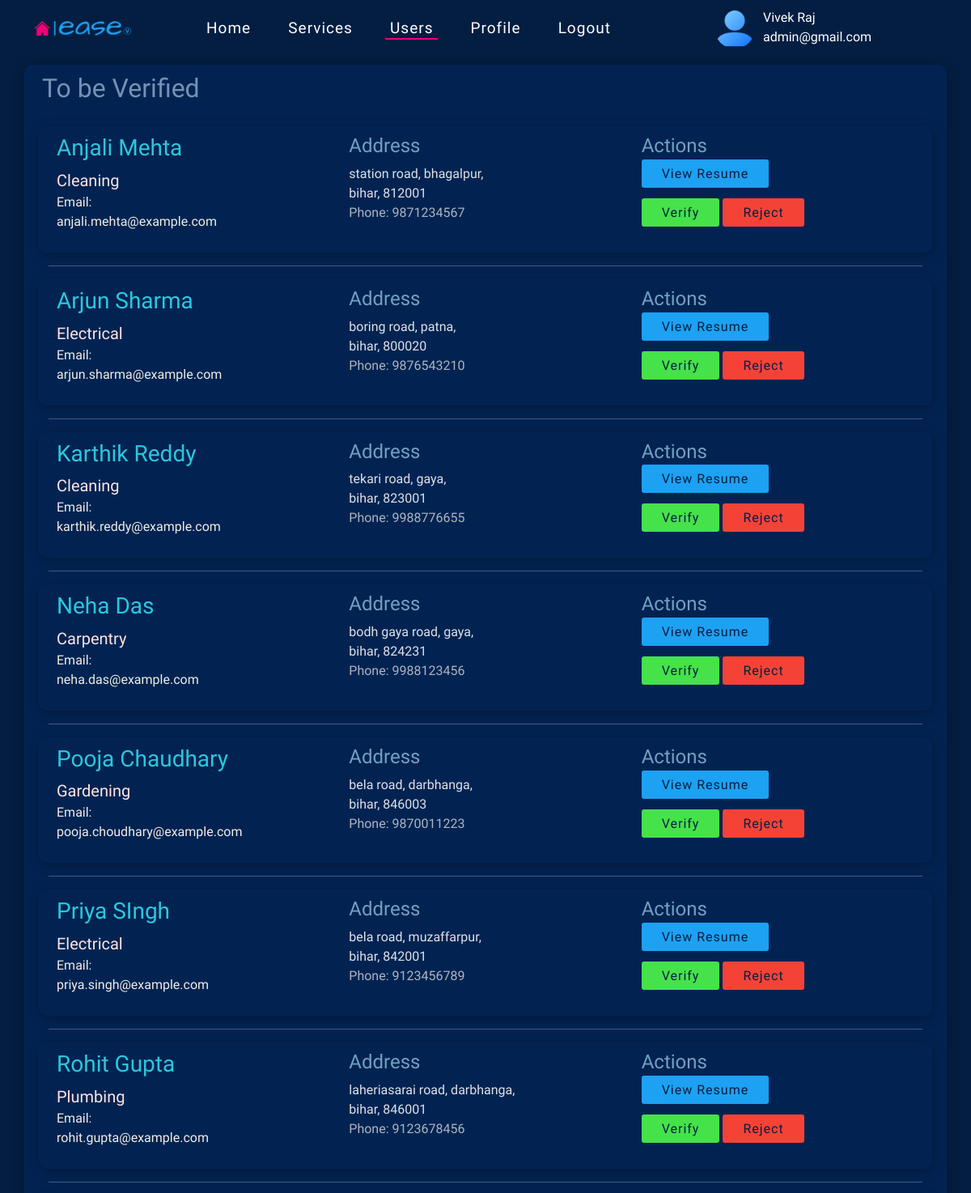
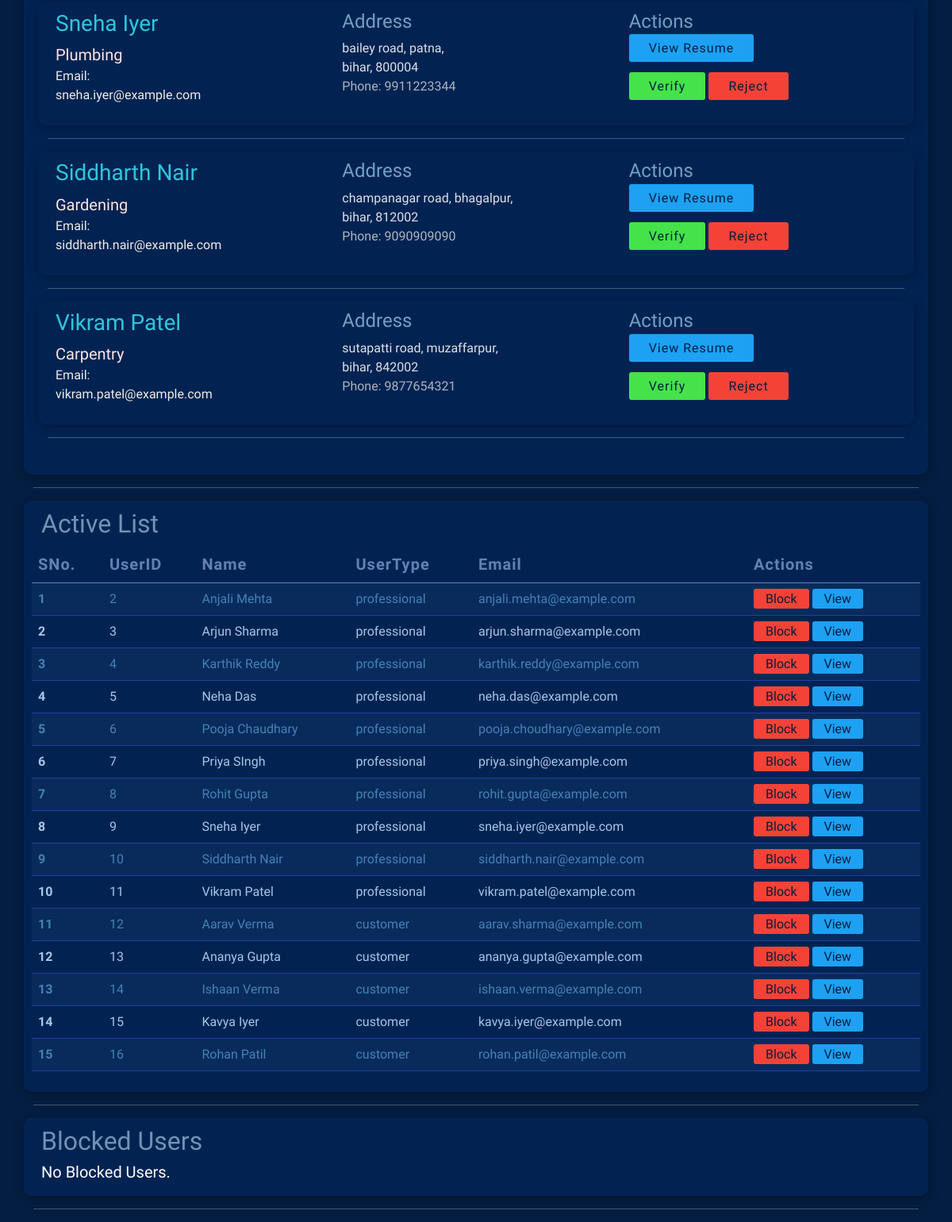
/HomeEase/admin/1/manage_users (signed in), run on the app's committed database (2 pictures, top to bottom).
### app.py (models this page shows)
class Admin(db.Model):
    id = db.Column(db.Integer, primary_key=True)
    user_id = db.Column(db.Integer, db.ForeignKey('user.id'), nullable=False)
    fname = db.Column(db.String(20), nullable=False)
    lname = db.Column(db.String(20), nullable=True)
    picture = db.Column(db.LargeBinary, nullable=True)

class User(db.Model,UserMixin):
    id = db.Column(db.Integer, primary_key=True)
    email = db.Column(db.String(50), unique=True, nullable=False)
    password = db.Column(db.String(150), nullable=False)
    created_at = db.Column(db.DateTime, default=datetime.now())
    active = db.Column(db.Boolean, default=True)
    role_id = db.Column(db.Integer, db.ForeignKey('role.id'), nullable=False)
    admin = db.relationship('Admin', backref='user', uselist=False, lazy=True)
    customer = db.relationship('Customer', backref='user', uselist=False, lazy=True)
    professional = db.relationship('Professional', backref='user', uselist=False, lazy=True)
    address = db.relationship('Address', backref='user', uselist=False, lazy=True)

class Professional(db.Model):
    id = db.Column(db.Integer, primary_key=True)
    user_id = db.Column(db.Integer, db.ForeignKey('user.id'), nullable=False)
    fname = db.Column(db.String(20), nullable=False)
    lname = db.Column(db.String(20), nullable=True)
    phone_no = db.Column(db.String(15), nullable=False)
    service_type = db.Column(db.String(20), nullable=False)
    resume = db.Column(db.LargeBinary, nullable=False)
    experience = db.Column(db.Integer, nullable=False)
    picture = db.Column(db.LargeBinary, nullable=True)
    is_verified = db.Column(db.Boolean, default=False)

class Address(db.Model):
    id = db.Column(db.Integer, primary_key=True)
    user_id = db.Column(db.Integer, db.ForeignKey('user.id'), nullable=False)
    state = db.Column(db.String(20), nullable=False)
    city = db.Column(db.String(20), nullable=False)
    street = db.Column(db.String(50), nullable=False)
    zipcode = db.Column(db.String(10), nullable=False)

class Role(db.Model):
    id = db.Column(db.Integer, primary_key=True)
    name = db.Column(db.String(255), unique=True, nullable=False)
    description = db.Column(db.String(255), nullable=True)
    user = db.relationship('User', backref='role', lazy=True)

class Customer(db.Model):
    id = db.Column(db.Integer, primary_key=True)
    user_id = db.Column(db.Integer, db.ForeignKey('user.id'), nullable=False)
    fname = db.Column(db.String(20), nullable=False)
    lname = db.Column(db.String(20), nullable=True)
    phone_no = db.Column(db.String(15), nullable=False)
    picture = db.Column(db.LargeBinary, nullable=True)

### app.py (the view, shortened to what this page needs)
@HomeEase.route('/HomeEase/admin/<int:id>/manage_users')
@login_required
def manage_users(id):
    un_verified = Professional.query.filter_by(is_verified=0).all()
    un_verified_list=[]
    for prof in un_verified:
        user = User.query.filter_by(id=prof.user_id).first_or_404()
        if user.active:
            adrs = Address.query.filter_by(user_id=prof.user_id).first_or_404()
            prof_dict={
            "id":user.id,"service_type":prof.service_type,
            "fname":prof.fname, "lname":prof.lname, "email":user.email,
            "phone":prof.phone_no, "state":adrs.state, "city":adrs.city,
            "street":adrs.street, "zipcode":adrs.zipcode,
            }
            un_verified_list.append(prof_dict)
    active_list = []
    for user in User.query.filter_by(active=1).all():
        if user.role.name=='professional':
            prof = Professional.query.filter_by(user_id=user.id).first_or_404()
            userData={"id":user.id, "fname":prof.fname, "lname":prof.lname, "email":user.email, "user_type":user.role.name}
            active_list.append(userData)
        elif user.role.name == 'customer':
            cust = Customer.query.filter_by(user_id=user.id).first_or_404()
            userData={"id":user.id, "fname":cust.fname, "lname":cust.lname, "email":user.email, "user_type":user.role.name}
            active_list.append(userData)
    block_list = []
    return render_template("/Admin/manage_users.html", admin=get_admin(id), un_verified=un_verified_list, actives=active_list, blocks=block_list)

### app.py (called while the page is built)
@login_manager.user_loader
def load_user(user_id):
    return User.query.get(int(user_id))

def get_admin(id):
    user_admin = User.query.filter_by(id=id).first_or_404()
    admin_detail = Admin.query.filter_by(user_id=id).first_or_404()
    picture_base64=''
    if admin_detail.picture:
        picture_base64 = base64.b64encode(admin_detail.picture).decode('utf-8')
    adminData = {"admin":user_admin, "adminDetail":admin_detail, "picture":picture_base64, "mimetype":'image/png'}
    return adminData

### templates/Admin/manage_users.html (shortened to what this page needs)
{% extends "/Admin/home.html" %}
{% block nav %}
<a href="{{url_for('admin_home',id=admin.admin.id)}}" class="link">Home</a>
<a href="{{url_for('services',id=admin.admin.id)}}" class="link">Services</a>
<a href="{{url_for('manage_users',id=admin.admin.id)}}" id="current-link">Users</a>
<a href="{{url_for('admin_profile',id=admin.admin.id)}}" class="link">Profile</a>
<a href="{{url_for('logout')}}" class="link">Logout</a>
{% endblock %}
{% block main_content %}
<div class="row" id="unverified">
    <h2>To be Verified</h2>
    <div class="col-12 main-box">
        {% if un_verified | length != 0 %}
        {% for prof in un_verified %}
        <div class="row box">
            <div class="col-sm-4">
                <h3 style="color: #2cc7dc;">{{prof.fname}} {{prof.lname}}</h3>
                <p style="color: #f0eee4;">
                    <span style="color: #ffe4e1;text-transform: capitalize; font-weight: 500;font-size: 20px;">{{prof.service_type}}</span><br>
                    <span>Email:</span><br>
                    <span>{{prof.email}}</span>
                </p>
            </div>
            <div class="col-sm-4">
                <h4 style="color: #72A0C1;">Address</h4>
                <p style="color: #dee2e6;">
                    {{prof.street}}, {{prof.city}}, <br> {{prof.state}}, {{prof.zipcode}} <br>
                    <span style="color: #adb5bd;">Phone: {{prof.phone}}</span>
                </p>
            </div>
            <div class="col-sm-4">
                <h4 style="color: #72A0C1;">Actions</h4>
                <a href="{{url_for('view_resume',id=admin.admin.id,prof_id=prof.id)}}">View Resume</a> <br><br>
                <a href="{{url_for('verify_professional',id=admin.admin.id,prof_id=prof.id)}}" style="background-color: #45e24a;">Verify</a>
                <a href="{{url_for('reject_professional',id=admin.admin.id,prof_id=prof.id)}}" style="background-color: #f44336;">Reject</a>
            </div>
        </div>
        <hr>
        {% endfor %}
        {% else %}
        <h5>All are Verified</h5>
        <hr>
        {% endif %}
    </div>
</div>
<hr>
<div class="row" id="activeTable">
    <h2>Active List</h2>
    {% if actives | length != 0 %}
    <table class="table" style="color: #fff;">
        <thead>
          <tr>
            <th>SNo.</th>
            <th>UserID</th>
            <th>Name</th>
            <th>UserType</th>
            <th>Email</th>
            <th>Actions</th>
          </tr>
        </thead>
        <tbody>
          {% for active in actives %}
          <tr>
            <th>{{loop.index}}</th>
            <td>{{active.id}}</td>
            <td>{{active.fname}} {{active.lname}}</td>
            <td>{{active.user_type}}</td>
            <td>{{active.email}}</td>
            <td><a href="{{url_for('block_user',id=admin.admin.id,user_id=active.id)}}" style="background-color: #f44336;">Block</a>
                <a href="{{url_for('view_user',id=admin.admin.id,user_id=active.id)}}" style="background-color: #1da1f2;">View</a></td>
          </tr>
          {% endfor %}
        </tbody>
      </table>
      {% else %}
      <h5>No Active Users.</h5>
      {% endif %}
</div>
<hr>
<div class="row" id="activeTable">
  <h2>Blocked Users</h2>
  {% if blocks | length != 0 %}
  <table class="table" style="color: #fff;">
      <thead>
        <tr>
          <th>SNo.</th>
          <th>UserID</th>
          <th>Name</th>
          <th>UserType</th>
          <th>Email</th>
          <th>Actions</th>
        </tr>
      </thead>
      <tbody>
        {% for block in blocks %}
        <tr>
          <th>{{loop.index}}</th>
          <td>{{block.id}}</td>
          <td>{{block.fname}} {{block.lname}}</td>
          <td>{{block.user_type}}</td>
          <td>{{block.email}}</td>
          <td><a href="{{url_for('unblock_user',id=admin.admin.id,user_id=block.id)}}" style="background-color: #45e24a;">Unblock</a>
              <a href="{{url_for('view_user',id=admin.admin.id,user_id=block.id)}}" style="background-color: #1da1f2;" >View</a></td>
        </tr>
        {% endfor %}
      </tbody>
    </table>
    {% else %}
    <h5>No Blocked Users.</h5>
    {% endif %}
</div>
<hr>
{% endblock %}

### templates/Admin/home.html (shortened to what this page needs)
<!DOCTYPE html>
<html lang="en">
<head>
    <link href="https://cdn.jsdelivr.net/npm/bootstrap@5.0.2/dist/css/bootstrap.min.css" rel="stylesheet">
    <link rel="stylesheet" href="/static/admin.css">
</head>
<body>
    <div class="container">
        <div class="row" id="nav">
            <div class="col-sm-2" id="logo">
                <img src="/static/HomeEase4.png" alt="" width="120">
            </div>
            <div class="col-sm-6" id="link">
                {% block nav %}{% endblock %}
            </div>
            <div class="col-sm-4" id="profile">
                <div id="profile-box">
                    <div id="profile-img">
                        {% block profile_img %}
                        {% if admin.picture %}
                        <img alt="Profile Picture" width="50" height="50">
                        {% else %}
                        <img src="/static/user.png" alt="" width="50" height="50">
                        {% endif %}
                        {% endblock %}
                    </div>
                    <div id="profile-text">
                        {% block name_mail %}
                        <p>{{admin.adminDetail.fname}} {{admin.adminDetail.lname}}<br>{{admin.admin.email}}</span></p>
                        {% endblock %}
                    </div>
                </div>
            </div>
        </div>
        {% block main_content %}
        {% endblock %}
    </div>
</body>
</html>

### static/admin.css (style rules this page uses)
body { background-color: #041E42; color: #FFF; font-family: suse; }
.container { margin-top: 10px; }
#logo { display: flex; align-items: center; }
th, td { padding: 12px; text-align: left; border-bottom: 1px solid rgb(40, 59, 164); }

### data on the page
Admin: adminDetail.fname "Vivek", adminDetail.lname "Raj"
User: admin.email "admin@gmail.com"
Professional: fname "Anjali", lname "Mehta", service_type "Cleaning", phone "9871234567", fname "Anjali", lname "Mehta"
User: email "anjali.mehta@example.com", email "anjali.mehta@example.com"
Address: street "station road", city "bhagalpur", state "bihar", zipcode "812001"
Professional: fname "Arjun", lname "Sharma", service_type "Electrical", phone "9876543210", fname "Arjun", lname "Sharma"
User: email "arjun.sharma@example.com", email "arjun.sharma@example.com"
Address: street "boring road", city "patna", state "bihar", zipcode "800020"
Professional: fname "Karthik", lname "Reddy", service_type "Cleaning", phone "9988776655", fname "Karthik", lname "Reddy"
User: email "karthik.reddy@example.com", email "karthik.reddy@example.com"
Address: street "tekari road", city "gaya", state "bihar", zipcode "823001"
Professional: fname "Neha", lname "Das", service_type "Carpentry", phone "9988123456", fname "Neha", lname "Das"
User: email "neha.das@example.com", email "neha.das@example.com"
Address: street "bodh gaya road", city "gaya", state "bihar", zipcode "824231"
Professional: fname "Pooja", lname "Chaudhary", service_type "Gardening", phone "9870011223", fname "Pooja", lname "Chaudhary"
User: email "pooja.choudhary@example.com", email "pooja.choudhary@example.com"
Address: street "bela road", city "darbhanga", state "bihar", zipcode "846003"
Professional: fname "Priya", lname "SIngh", service_type "Electrical", phone "9123456789", fname "Priya", lname "SIngh"
User: email "priya.singh@example.com", email "priya.singh@example.com"
Address: street "bela road", city "muzaffarpur", state "bihar", zipcode "842001"
Professional: fname "Rohit", lname "Gupta", service_type "Plumbing", phone "9123678456", fname "Rohit", lname "Gupta"
User: email "rohit.gupta@example.com", email "rohit.gupta@example.com"
Address: street "laheriasarai road", city "darbhanga", state "bihar", zipcode "846001"
Professional: fname "Sneha", lname "Iyer", service_type "Plumbing", phone "9911223344", fname "Sneha", lname "Iyer"
User: email "sneha.iyer@example.com", email "sneha.iyer@example.com"
Address: street "bailey road", city "patna", state "bihar", zipcode "800004"
Professional: fname "Siddharth", lname "Nair", service_type "Gardening", phone "9090909090", fname "Siddharth", lname "Nair"
User: email "siddharth.nair@example.com", email "siddharth.nair@example.com"
Address: street "champanagar road", city "bhagalpur", state "bihar", zipcode "812002"
Professional: fname "Vikram", lname "Patel", service_type "Carpentry", phone "9877654321", fname "Vikram", lname "Patel"
User: email "vikram.patel@example.com", email "vikram.patel@example.com"
Address: street "sutapatti road", city "muzaffarpur", state "bihar", zipcode "842002"
Role: user_type "professional" "professional" "professional" "professional" "professional" "professional" "professional" "professional" "professional" "professional"
Customer: fname "Aarav", lname "Verma"
Role: user_type "customer" "customer" "customer" "customer" "customer"
User: email "aarav.sharma@example.com"
Customer: fname "Ananya", lname "Gupta"
User: email "ananya.gupta@example.com"
Customer: fname "Ishaan", lname "Verma"
User: email "ishaan.verma@example.com"
Customer: fname "Kavya", lname "Iyer"
User: email "kavya.iyer@example.com"
Customer: fname "Rohan", lname "Patil"
User: email "rohan.patil@example.com"

### other printed values
{{ active.id }} "2" "3" "4" "5" "6" "7" "8" "9" "10" "11" "12" "13" "14" "15" "16"
